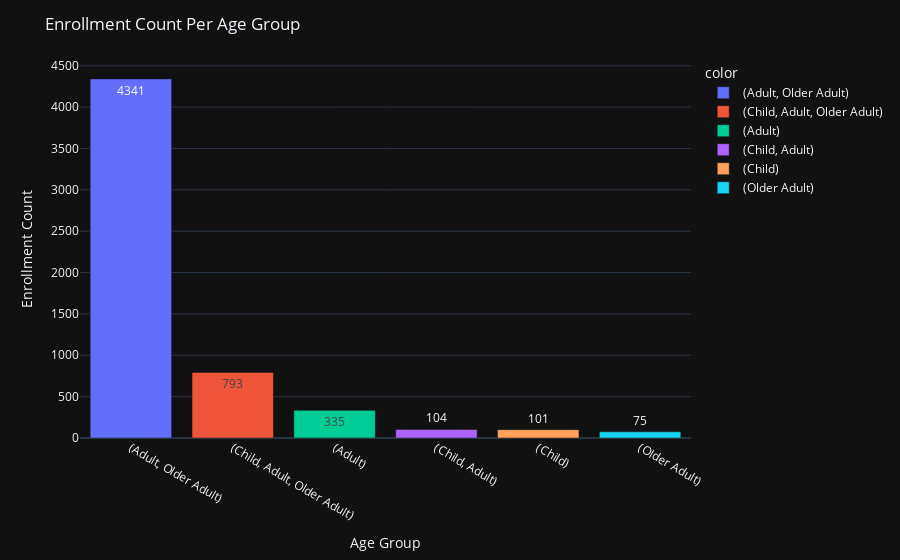

Source (notebook cell):
### Code cell
fig = px.bar(covidDF, x=covidDF.groupby('Age')['Enrollment'].count().sort_values(ascending=False).index, y=covidDF.groupby('Age')['Enrollment'].count().sort_values(ascending=False).values,
            text = covidDF.groupby('Age')['Enrollment'].count().sort_values(ascending=False),
            color=covidDF.groupby('Age')['Enrollment'].count().sort_values(ascending=False).index)
fig.update_layout(title = 'Enrollment Count Per Age Group', xaxis_title='Age Group', yaxis_title='Enrollment Count', template='plotly_dark')
fig

### Figure 1 — Plotly figure (JSON) as saved in the notebook; plotly's stock layout.template omitted (floating-point values rounded to 4 significant figures)
{"data": [{"alignmentgroup": "True", "hovertemplate": "color=(Adult, Older Adult)<br>x=%{x}<br>y=%{y}<br>text=%{text}<extra></extra>", "legendgroup": "(Adult, Older Adult)", "marker": {"color": "#636efa"}, "name": "(Adult, Older Adult)", "offsetgroup": "(Adult, Older Adult)", "orientation": "v", "showlegend": true, "text": [4341], "textposition": "auto", "type": "bar", "x": ["(Adult, Older Adult)"], "xaxis": "x", "y": [4341], "yaxis": "y"}, {"alignmentgroup": "True", "hovertemplate": "color=(Child, Adult, Older Adult)<br>x=%{x}<br>y=%{y}<br>text=%{text}<extra></extra>", "legendgroup": "(Child, Adult, Older Adult)", "marker": {"color": "#EF553B"}, "name": "(Child, Adult, Older Adult)", "offsetgroup": "(Child, Adult, Older Adult)", "orientation": "v", "showlegend": true, "text": [793], "textposition": "auto", "type": "bar", "x": ["(Child, Adult, Older Adult)"], "xaxis": "x", "y": [793], "yaxis": "y"}, {"alignmentgroup": "True", "hovertemplate": "color=(Adult)<br>x=%{x}<br>y=%{y}<br>text=%{text}<extra></extra>", "legendgroup": "(Adult)", "marker": {"color": "#00cc96"}, "name": "(Adult)", "offsetgroup": "(Adult)", "orientation": "v", "showlegend": true, "text": [335], "textposition": "auto", "type": "bar", "x": ["(Adult)"], "xaxis": "x", "y": [335], "yaxis": "y"}, {"alignmentgroup": "True", "hovertemplate": "color=(Child, Adult)<br>x=%{x}<br>y=%{y}<br>text=%{text}<extra></extra>", "legendgroup": "(Child, Adult)", "marker": {"color": "#ab63fa"}, "name": "(Child, Adult)", "offsetgroup": "(Child, Adult)", "orientation": "v", "showlegend": true, "text": [104], "textposition": "auto", "type": "bar", "x": ["(Child, Adult)"], "xaxis": "x", "y": [104], "yaxis": "y"}, {"alignmentgroup": "True", "hovertemplate": "color=(Child)<br>x=%{x}<br>y=%{y}<br>text=%{text}<extra></extra>", "legendgroup": "(Child)", "marker": {"color": "#FFA15A"}, "name": "(Child)", "offsetgroup": "(Child)", "orientation": "v", "showlegend": true, "text": [101], "textposition": "auto", "type": "bar", "x": ["(Child)"], "xaxis": "x", "y": [101], "yaxis": "y"}, {"alignmentgroup": "True", "hovertemplate": "color=(Older Adult)<br>x=%{x}<br>y=%{y}<br>text=%{text}<extra></extra>", "legendgroup": "(Older Adult)", "marker": {"color": "#19d3f3"}, "name": "(Older Adult)", "offsetgroup": "(Older Adult)", "orientation": "v", "showlegend": true, "text": [75], "textposition": "auto", "type": "bar", "x": ["(Older Adult)"], "xaxis": "x", "y": [75], "yaxis": "y"}], "layout": {"barmode": "relative", "legend": {"title": {"text": "color"}, "tracegroupgap": 0}, "margin": {"t": 60}, "title": {"text": "Enrollment Count Per Age Group"}, "xaxis": {"anchor": "y", "domain": [0, 1], "title": {"text": "Age Group"}}, "yaxis": {"anchor": "x", "domain": [0, 1], "title": {"text": "Enrollment Count"}}}}
